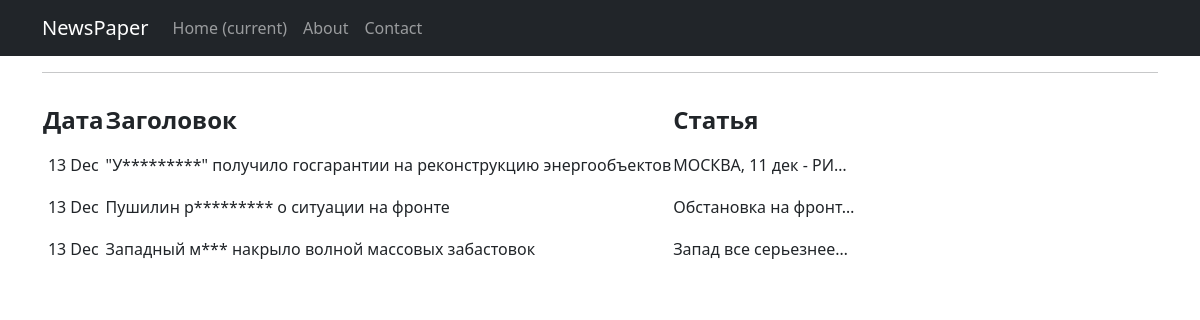
Page /news/ on the committed database.
### news/models.py (models this page shows, shortened)
class Post(models.Model):
    news = "NS"
    papers = "PP"
    event_choose = [(news, "Новость"), (papers, "Статья")]
    post_author = models.ForeignKey(Author, on_delete=models.CASCADE)
    categories = models.ManyToManyField(Category, through=PostCategory)
    time_in_post = models.DateTimeField(auto_now_add=True)
    event = models.CharField(choices=event_choose, max_length=2)
    title = models.CharField(max_length=199)
    post_text = models.TextField()
    post_rating = models.IntegerField(default=0)

### news/views.py (the view)
# urls.py: path('', PostList.as_view()),
class PostList(ListView):
      model = Post
      template_name = 'news.html'
      context_object_name = 'post'

### news/templatetags/custom_filters.py (called while the page is built)
@register.filter()
def censor(value):
    for word in words:
        value = value.replace(word, word[0] + '*' * len(word))
    return value

### templates/news.html (shortened to what this page needs)
{% extends 'flatpages/default.html' %}
{% load custom_filters %}
{% block content %}
<hr>
{% if post %}
       <table>
           <tr>
               <td ALIGN=left><p style="text-alding: justify;"><h4><strong>Дата</strong></h4></p> </td>
               <td ALIGN=left><p style="text-alding: justify;"><h4><strong>Заголовок</strong></h4></p></td>
               <td ALIGN=left><p style="text-alding: justify;"><h4><strong>Статья</strong></h4></p></td>
           </tr>
           {% for postss in post %}
           <tr>
               <td><p style="text-alding: justify;">{{ postss.time_in_post|date:'d M' }}</p></td>
               <td ALIGN=left><p style="text-alding: justify;">{{ postss.title|censor }}</p></td>
               <td ALIGN=left><p style="text-alding: justify;">  {{ postss.post_text|truncatechars:20}}  </p> </td>
           </tr>
           {% endfor %}
       </table>
    {% else %}
<h3> Новостей нет </h3>>
{% endif %}
{% endblock content %}

### templates/flatpages/default.html (shortened to what this page needs)
<!DOCTYPE html>
<html lang="en">
    <head>
        {% load static %}
        <link href="css/styles.css" rel="stylesheet" />
<link href="{% static 'css/styles.css' %}" rel="stylesheet" />
        <link href="css/styles.css" rel="stylesheet" />
    </head>
    <body>
       <nav class="navbar navbar-expand-lg navbar-dark bg-dark static-top">
   <div class="container">
       <a class="navbar-brand" href="#">NewsPaper</a>
       <div class="collapse navbar-collapse" id="navbarResponsive">
           <ul class="navbar-nav ml-auto">
               <li class="nav-item active">
                   <a class="nav-link" href="#">Home
                       <span class="sr-only">(current)</span>
                   </a>
               </li>
               <li class="nav-item">
                   <a class="nav-link" href="/about/">About</a>
               </li>
               <li class="nav-item">
                   <a class="nav-link" href="/contacts/">Contact</a>
               </li>
           </ul>
       </div>
   </div>
</nav>
        <div class="container">
   <div class="row">
       <div class="col-lg-12 text-center">
           {% block content %}{% endblock content %}
       </div>
   </div>
</div>
    </body>
</html>

### rows in the picture
Post: time_in_post "13 Dec", title|censor "\"У*********\" получило госгарантии на реконструкцию энергообъектов", post_text "МОСКВА, 11 дек - РИ…"
Post: time_in_post "13 Dec", title|censor "Пушилин р********* о ситуации на фронте", post_text "Обстановка на фронт…"
Post: time_in_post "13 Dec", title|censor "Западный м*** накрыло волной массовых забастовок", post_text "Запад все серьезнее…"
